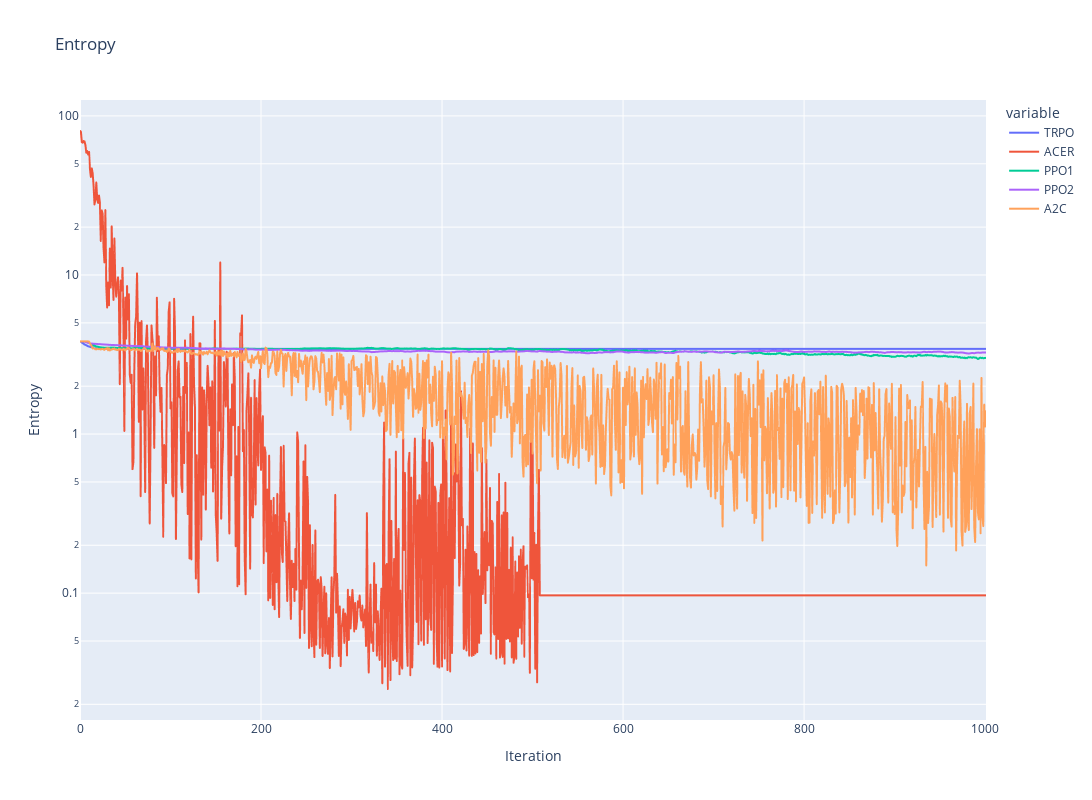

This figure's notebook cell:
### Markdown cell above
## Graphics

### Code cell
fig = px.line(entropy[['TRPO','ACER','PPO1','PPO2','A2C']], title='Entropy', log_y=True)
fig.update_xaxes(title_text='Iteration')
fig.update_yaxes(title_text='Entropy')

fig.update_layout(
    autosize=False,
    width=1600,
    height=800,)

fig.show()

### Figure 1 — Plotly figure (JSON) as saved in the notebook; plotly's stock layout.template omitted (floating-point values rounded to 4 significant figures; data arrays with more than 128 entries replaced by an {"elided": "..."} marker saying what was removed)
{"data": [{"hovertemplate": "variable=TRPO<br>index=%{x}<br>value=%{y}<extra></extra>", "legendgroup": "TRPO", "line": {"color": "#636efa", "dash": "solid"}, "marker": {"symbol": "circle"}, "mode": "lines", "name": "TRPO", "showlegend": true, "type": "scattergl", "x": {"elided": "1002 int values"}, "xaxis": "x", "y": {"elided": "1002 float values"}, "yaxis": "y"}, {"hovertemplate": "variable=ACER<br>index=%{x}<br>value=%{y}<extra></extra>", "legendgroup": "ACER", "line": {"color": "#EF553B", "dash": "solid"}, "marker": {"symbol": "circle"}, "mode": "lines", "name": "ACER", "showlegend": true, "type": "scattergl", "x": {"elided": "1002 int values"}, "xaxis": "x", "y": {"elided": "1002 float values"}, "yaxis": "y"}, {"hovertemplate": "variable=PPO1<br>index=%{x}<br>value=%{y}<extra></extra>", "legendgroup": "PPO1", "line": {"color": "#00cc96", "dash": "solid"}, "marker": {"symbol": "circle"}, "mode": "lines", "name": "PPO1", "showlegend": true, "type": "scattergl", "x": {"elided": "1002 int values"}, "xaxis": "x", "y": {"elided": "1002 float values"}, "yaxis": "y"}, {"hovertemplate": "variable=PPO2<br>index=%{x}<br>value=%{y}<extra></extra>", "legendgroup": "PPO2", "line": {"color": "#ab63fa", "dash": "solid"}, "marker": {"symbol": "circle"}, "mode": "lines", "name": "PPO2", "showlegend": true, "type": "scattergl", "x": {"elided": "1002 int values"}, "xaxis": "x", "y": {"elided": "1002 float values"}, "yaxis": "y"}, {"hovertemplate": "variable=A2C<br>index=%{x}<br>value=%{y}<extra></extra>", "legendgroup": "A2C", "line": {"color": "#FFA15A", "dash": "solid"}, "marker": {"symbol": "circle"}, "mode": "lines", "name": "A2C", "showlegend": true, "type": "scattergl", "x": {"elided": "1002 int values"}, "xaxis": "x", "y": {"elided": "1002 float values"}, "yaxis": "y"}], "layout": {"autosize": false, "height": 800, "legend": {"title": {"text": "variable"}, "tracegroupgap": 0}, "title": {"text": "Entropy"}, "width": 1600, "xaxis": {"anchor": "y", "domain": [0, 1], "title": {"text": "Iteration"}}, "yaxis": {"anchor": "x", "domain": [0, 1], "title": {"text": "Entropy"}, "type": "log"}}}
